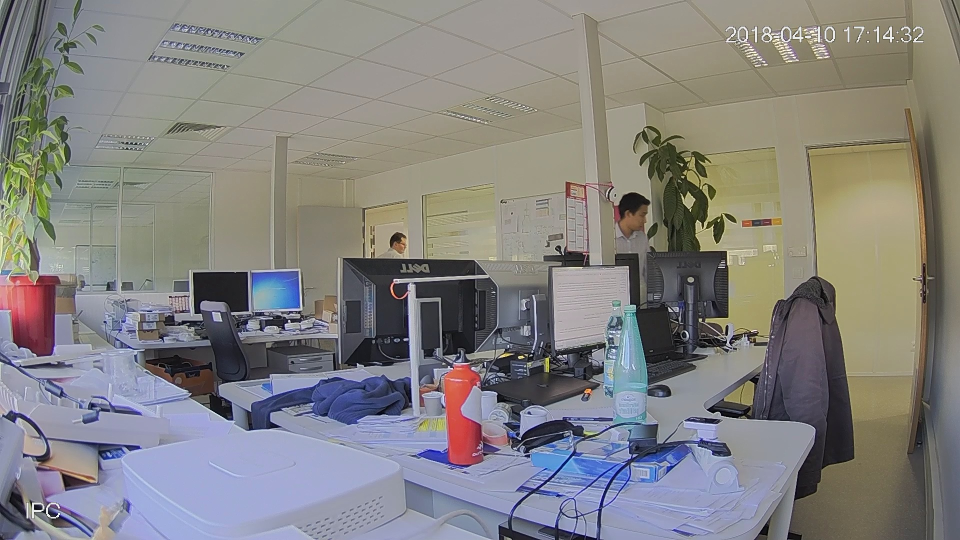
#> input picture 2_Perfomance_test/Detection_methodes_comparison/Comparison_bureau/frame1001.jpg, 1920 x 1080 px, given in place of the camera (shown at 1/2 size)
$ python Idee_1.py   (older library calls are emulated)
#> lines starting #> are read from the running program, lines starting #| are printed output that depends on the picture
# import the necessary packages
from picamera.array import PiRGBArray
from picamera import PiCamera
import time
import cv2
import argparse
import imutils
import numpy as np

#inititialize the camera and parameters

camera =cv2.VideoCapture(1)
time.sleep(0.25)


# [22 lines of commented-out code are left out]


ref_frame = None
test = True
# capture frames from the camera
while True:
	# grab the raw NumPy array representing the image, then initialize the timestamp
	# and occupied/unoccupied text
	(grabbed, image) = camera.read()
#> image is the input picture: shape (1080, 1920, 3); mean B, G, R 128.6, 130.2, 131.8
	image = imutils.resize(image, width=320)
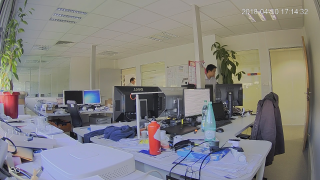
#> image: shape (180, 320, 3); mean B, G, R 128.6, 130.2, 131.8
	image_gray = cv2.cvtColor(image, cv2.COLOR_BGR2GRAY) #change the image for a greyscale
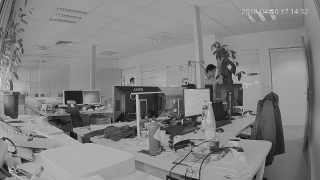
#> image_gray: shape (180, 320); min 11, max 219, mean 130.5
	image_gray = cv2.GaussianBlur(image_gray, (21, 21), 0)
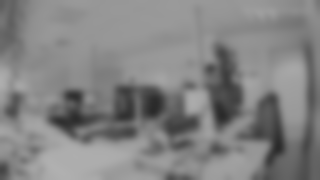
#> image_gray: shape (180, 320); min 42, max 176, mean 130.4
	base = np.zeros([240,320,3])
	if ref_frame is None:
            ref_frame = image_gray
            continue

	frameDelta = cv2.absdiff(ref_frame, image_gray)
	thresh = cv2.threshold(frameDelta, 25, 255, cv2.THRESH_BINARY)[1]
	thresh = cv2.dilate(thresh, None, iterations=2)

	(test, contour, _) = cv2.findContours(thresh.copy(), cv2.RETR_EXTERNAL, cv2.CHAIN_APPROX_SIMPLE)

	for c in contour:
            if cv2.contourArea(c) < 700:#define a minimun area to contour
                continue


            (x, y, w, h) = cv2.boundingRect(c)
            cv2.rectangle(image, (x-50, y-50), (x+w+50, y+h+50), (0, 255, 0), 2)


	# show the frame
	cv2.imshow("Frame Delta", frameDelta)
	cv2.imshow("Camera", image)
	cv2.imshow("Frame Delta binarisée", thresh)
	cv2.imshow("relevant", base)

	#cv2.imshow("Relevant part", relevant)
	key = cv2.waitKey(1) & 0xFF


	# if the `q` key was pressed, break from the loop
	if key == ord("q"):
		break

$ run again, on 2_Perfomance_test/Detection_methodes_comparison/Comparison_bureau/frame1134.jpg
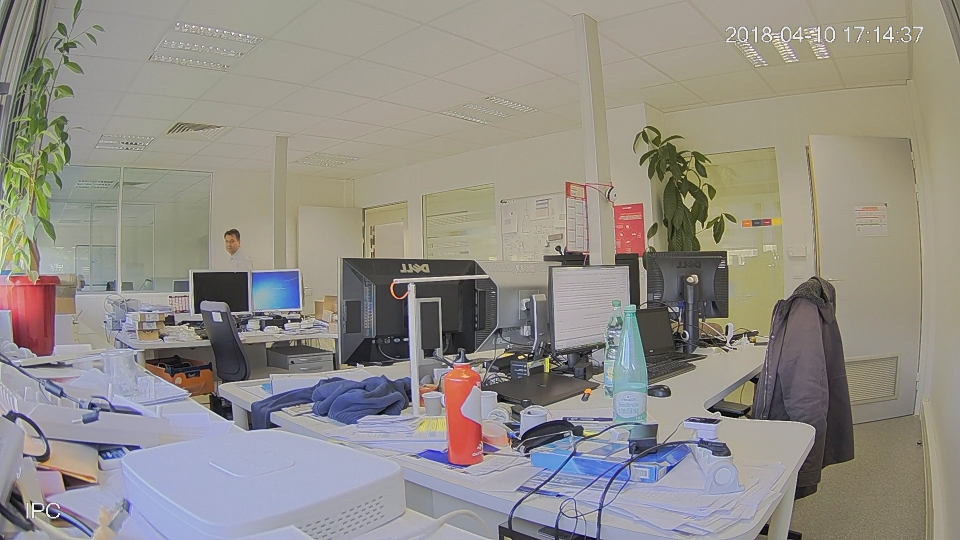
#> input picture 2_Perfomance_test/Detection_methodes_comparison/Comparison_bureau/frame1134.jpg, 1920 x 1080 px, given in place of the camera (shown at 1/2 size)
#> image is the input picture: shape (1080, 1920, 3); mean B, G, R 135.4, 142, 146
#> `image = imutils.resize(image, width=320)`:
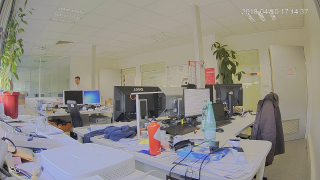
#> image: shape (180, 320, 3); mean B, G, R 135.4, 142, 146
#> `image_gray = cv2.GaussianBlur(image_gray, (21, 21), 0)`:
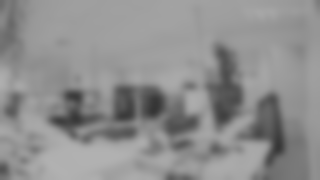
#> image_gray: shape (180, 320); min 52, max 177, mean 142.4
